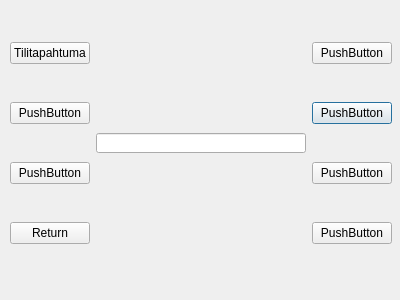
<?xml version="1.0" encoding="UTF-8"?>
<ui version="4.0">
 <class>EW7</class>
 <widget class="QDialog" name="EW7">
  <property name="geometry">
   <rect>
    <x>0</x>
    <y>0</y>
    <width>400</width>
    <height>300</height>
   </rect>
  </property>
  <property name="windowTitle">
   <string>Dialog</string>
  </property>
  <widget class="QWidget" name="layoutWidget">
   <property name="geometry">
    <rect>
     <x>10</x>
     <y>10</y>
     <width>382</width>
     <height>269</height>
    </rect>
   </property>
   <layout class="QGridLayout" name="gridLayout">
    <item row="2" column="2">
     <widget class="QPushButton" name="B6">
      <property name="text">
       <string>PushButton</string>
      </property>
     </widget>
    </item>
    <item row="4" column="2">
     <widget class="QPushButton" name="B8">
      <property name="text">
       <string>PushButton</string>
      </property>
     </widget>
    </item>
    <item row="1" column="2">
     <widget class="QPushButton" name="B5">
      <property name="text">
       <string>PushButton</string>
      </property>
     </widget>
    </item>
    <item row="2" column="0">
     <widget class="QPushButton" name="B2">
      <property name="text">
       <string>PushButton</string>
      </property>
     </widget>
    </item>
    <item row="1" column="0">
     <widget class="QPushButton" name="B1">
      <property name="text">
       <string>Tilitapahtuma</string>
      </property>
     </widget>
    </item>
    <item row="1" column="1" rowspan="4" alignment="Qt::AlignVCenter">
     <widget class="QLineEdit" name="lineEdit">
      <property name="minimumSize">
       <size>
        <width>0</width>
        <height>20</height>
       </size>
      </property>
      <property name="maximumSize">
       <size>
        <width>218</width>
        <height>20</height>
       </size>
      </property>
     </widget>
    </item>
    <item row="3" column="2">
     <widget class="QPushButton" name="B7">
      <property name="text">
       <string>PushButton</string>
      </property>
     </widget>
    </item>
    <item row="4" column="0">
     <widget class="QPushButton" name="B4">
      <property name="text">
       <string>Return</string>
      </property>
     </widget>
    </item>
    <item row="3" column="0">
     <widget class="QPushButton" name="B3">
      <property name="text">
       <string>PushButton</string>
      </property>
     </widget>
    </item>
   </layout>
  </widget>
 </widget>
 <resources/>
 <connections/>
</ui>
